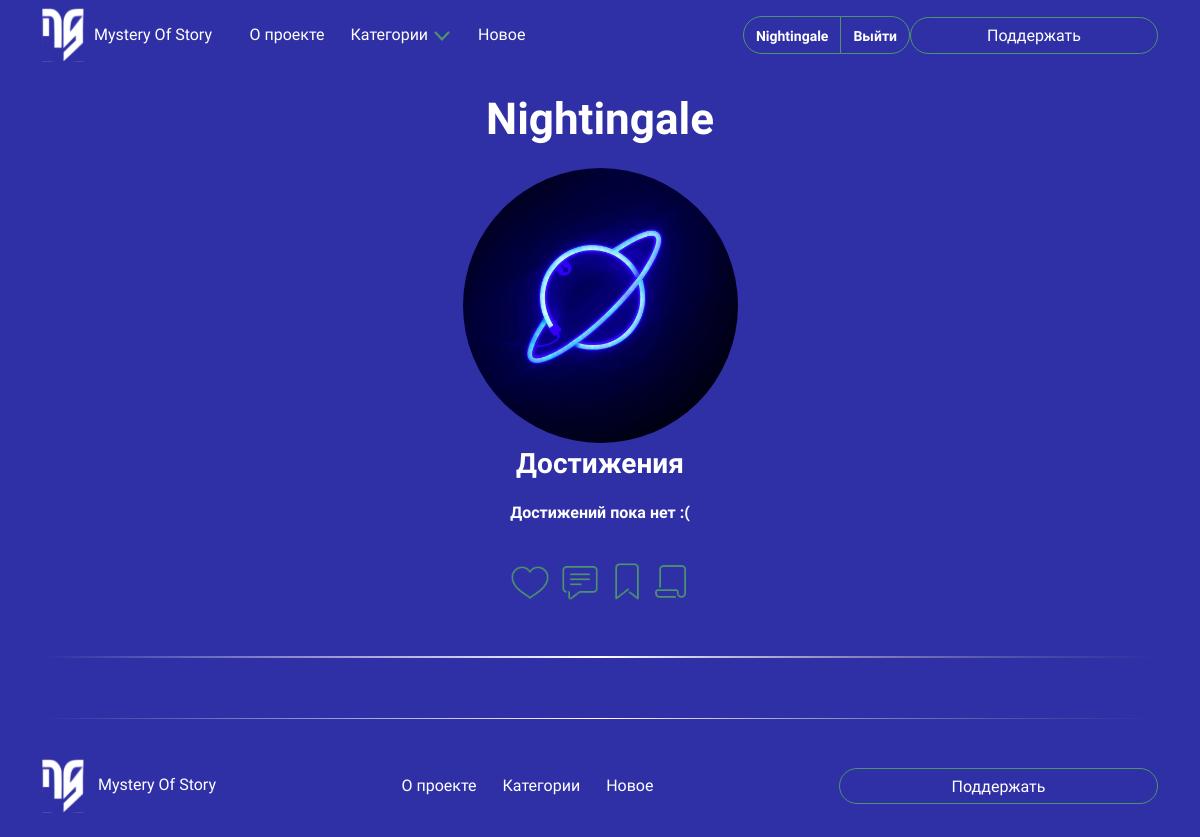
Before: /accounts/profile/Nightingale/ (signed in) with the older database file.
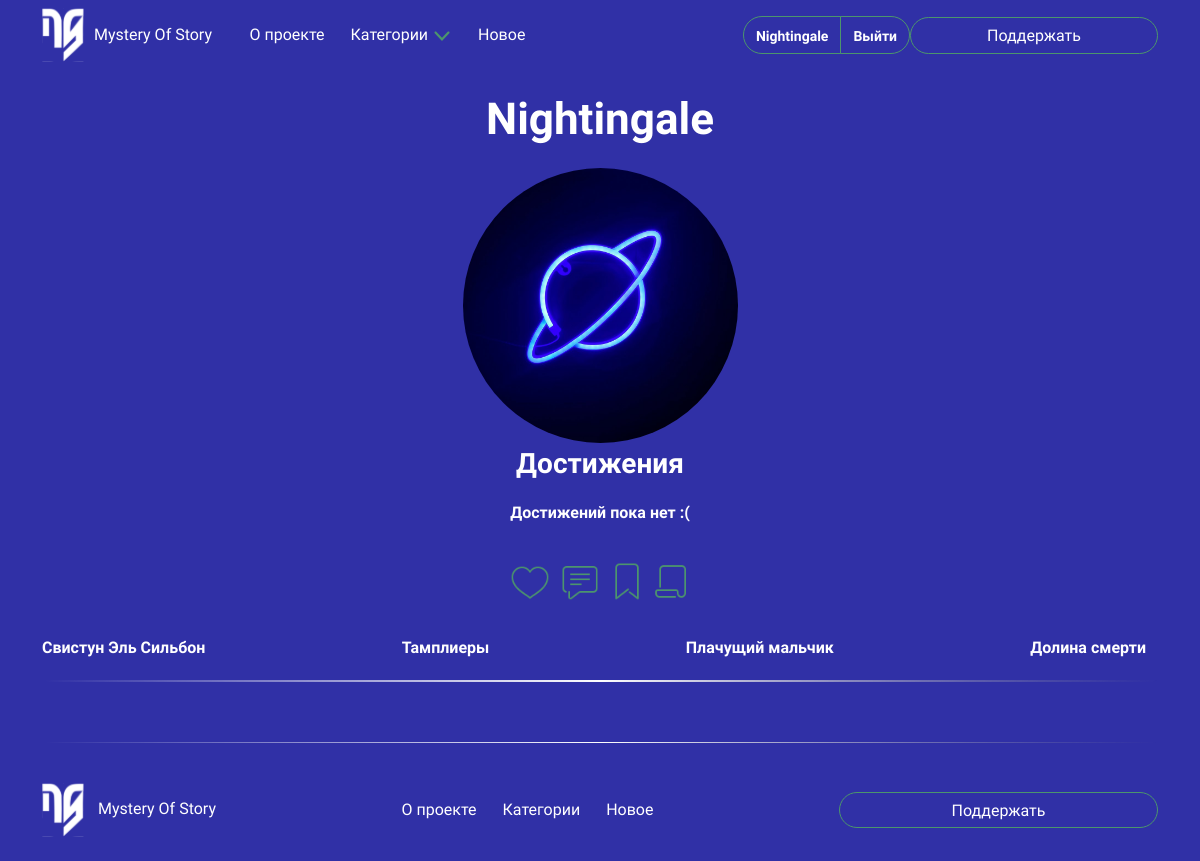
After: the same page with the newer database file.
### articles/models.py (models this page shows, shortened)
class Articles(models.Model):
    articles_title = models.CharField(
        max_length=30,
        verbose_name='Название статьи',
    )
    articles_title_img = models.ImageField(
        upload_to='image/articles_img/',
        verbose_name='Титульная картинка',
    )
    articles_description = models.CharField(
        max_length=50,
        default='Описание статьи для титульной страницы!',
        verbose_name='Описание статьи',
    )
    articles_text_1 = HTMLField(
        default=(
            f'Текст статьи. 1 отступ. 100-130 слов. Шрифт: заголовки - 18, подзаголовки - 14, текст - 12, белый цвет.'
        ),
        verbose_name='Текст статьи 1 (left)',
        blank=True,
    )
    article_img_1 = models.ImageField(
        upload_to='image/articles_description_img/',
        verbose_name='Картинка 1',
        blank=True,
        null=True,
    )
    articles_text_2 = HTMLField(
        default=(
            f'Текст статьи. 1 отступ. Строка. Шрифт: заголовки - 18, подзаголовки - 14, текст - 12, белый цвет.'
        ),
        verbose_name='Текст статьи 2 (string)',
        blank=True,
    )
    articles_text_3 = HTMLField(
        default=(
            f'Текст статьи. 1 отступ. 100-130 слов. Шрифт: заголовки - 18, подзаголовки - 14, текст - 12, белый цвет.'
        ),
        verbose_name='Текст статьи 3 (right)',
        blank=True,
    )
    article_img_2 = models.ImageField(
        upload_to='image/articles_description_img/',
        verbose_name='Картинка 2',
        blank=True,
        null=True,
    )
    articles_text_4 = HTMLField(
        default=(
            f'Текст статьи. 1 отступ. Строка. Шрифт: заголовки - 18, подзаголовки - 14, текст - 12, белый цвет.'
        ),
        verbose_name='Текст статьи 4 (string)',
        blank=True,
    )
    articles_text_5 = HTMLField(
        default=(
            f'Текст статьи. 1 отступ. 100-130 слов. Шрифт: заголовки - 18, подзаголовки - 14, текст - 12, белый цвет.'
        ),
        verbose_name='Текст статьи 5 (left)',
        blank=True,
    )
    category = models.ForeignKey(
        ArticlesCategories,
        on_delete=models.CASCADE,
        null=True,
        verbose_name='Категория'
    )
    author = models.ForeignKey(
        User,
        on_delete=models.CASCADE,
        null=True,
        verbose_name='Автор'
    )
    created_at = models.DateTimeField(
        auto_now_add=True,
        verbose_name='Дата создания',
    )
    is_published = models.BooleanField(
        default=False,
        verbose_name='Опубликовать'
    )
    class Meta:
        ordering = ['-created_at']
        verbose_name = 'Статья'
        verbose_name_plural = 'Статьи'

### accounts/views.py (the view)
# urls.py: path('profile/<str:username>/', views.profile, name='profile'),
@login_required
def profile(request, username):
    categories = categories = ArticlesCategories.objects.all()
    user = get_object_or_404(User, username=username)
    articles = list(Articles.objects.all())
    random_articles = random.sample(articles, min(4, len(articles)))
    return render(request, 'accounts/profile.html', {'user': user, 'categories': categories, 'random_articles': random_articles})

### templates/accounts/profile.html (shortened to what this page needs)
{% extends 'base.html' %}
{% load static %}
{% load custom_filters %}
{% block content %}
<div class="row profile justify-content-center">
    <div class="profile-username">
        <p class="profile-username-text">{{ user.username }}</p>
    </div>
    <div class="profile-info">
        <div class="profile-img-container">
            <img class="profile-img" src="/static/img/prof-planet.jpg">
        </div>
    </div>
    <div class="achievements">
        <p class="profile-achievements">Достижения</p>
    </div>
    <div class="achievements-img list-group-horizontal">
        <div class="all-achievements-img">
            {% if achievement.is_achieved %}
                <img src="{{ achievement.image.url }}" alt="Achievement" class="achieves-img">
            {% else %}
                <p class="achieves-text">Достижений пока нет :(</p>
            {% endif %}
        </div>
    </div>
    <div class="row dif-info">
        <div class="dif-links">
            <div class="list-group list-group-horizontal" id="list-tab" role="tablist">
                <a class="like" href="...">
                    <div class="like-container">
                        <img src="/static/img/heart.png" class="like-image">
                    </div>
                </a>
                <a class="like" href="...">
                    <div class="support-container">
                        <img src="/static/img/comments.png" class="support-image">
                    </div>
                </a>
                <a class="like" href="...">
                    <div class="bookmarks-container">
                        <img src="/static/img/bookmarks.png" class="bookmarks-image">
                    </div>
                </a>
                <a class="like" href="...">
                    <div class="notes-container">
                        <img src="/static/img/paper.png" class="notes-image">
                    </div>
                </a>
            </div>
        </div>
    </div>
    <div class="row random-articles">
        <div class="list-group list-group-horizontal d-flex justify-content-between">
            {% for article in random_articles %}
                <div class="item">
                    <a class="item" href="{% url 'articles:article_detail' article.id %}">{{ article.articles_title }}</a>
                </div>
            {% endfor %}
        </div>
    </div>
    <img src="{% static 'img/line49.png' %}" class="main-page-img-line" style="margin-top: 20px; margin-bottom: 60px;">
    <img src="{% static 'img/line49.png' %}" class="main-page-img-line">
</div>
{% endblock %}

### templates/base.html (shortened to what this page needs)
{% load static %}
<!DOCTYPE html>
<html lang="ru">
    <head>
        <link href="https://cdn.jsdelivr.net/npm/bootstrap@5.3.3/dist/css/bootstrap.min.css"
        rel="stylesheet">
    </head>
    <body style="background-color: #3030A6">
        {% include "includes/header.html" %}
        <main>
            <div class="container py-3">
                {% block content %}{% endblock %}
            </div>
        </main>
        {% include "includes/footer.html" %}
    </body>
</html>

### templates/includes/header.html (shortened to what this page needs)
{% load static %}
{% load socialaccount %}
<header class="header" id="header">
    <nav class="navbar navbar-expand nav-ex-header">
        <div class="container header-container">
            <a class="navbar-brand-header" href="{% url 'homepage:index' %}">
                <img src="/static/img/logo.svg" alt="Mystery Of Story" class="header-logo">
                <span class="title-logo-header">Mystery Of Story</span>
            </a>
            <div class="collapse navbar-collapse" id="navbarNav">
                <ul class="head-nav navbar-nav mx-auto">
                    <li class="header-nav-item">
                        <a class="nav-link" href="{% url 'homepage:index' %}#about-project">
                            О проекте
                        </a>
                    </li>
                    <li class="header-nav-item">
                        <a class="nav-link {% if view_name == 'articles:all_categories' %}active{% endif %}" href="{% url 'articles:all_categories' 1 %}">
                            Категории
                            <img src="/static/img/vector.svg" class="header-category-vector">
                        </a>
                    </li>
                    <li class="header-nav-item">
                        <a class="nav-link {% if view_name == 'articles:new_articles' %}active{% endif %}" href="{% url 'articles:new_articles' %}">
                            Новое
                        </a>
                    </li>
                </ul>
            </div>
            {% if request.user.is_authenticated %}
                <div class="btn-group" role="group" aria-label="Basic example">
                    <button type="button" class="btn login-btn">
                        <a class="btn-group-link" href="{% url 'accounts:profile' request.user.username %}">{{ request.user.username }}</a>
                    </button>
                    <button type="button" class="btn login-btn">
                        <a class="btn-group-link" href="{% url 'account_logout' %}">Выйти</a>
                    </button>
                </div>
            {% endif %}
            <div class="header-donation">
                <a href="https://boosty.to/by_alexandrow/donate" target="_blank">
                    <button type="button" class="btn header-donation">Поддержать</button>
                </a>
            </div>
        </div>
    </nav>
</header>

### templates/includes/footer.html (shortened to what this page needs)
{% load static %}
<footer class="footer py-3" id="footer">
    <nav class="navbar navbar-expand nav-ex-footer">
        <div class="container footer-container">
            <a class="navbar-brand-footer" href="{% url 'homepage:index' %}">
                <img src="/static/img/logo.svg" alt="Mystery Of Story" class="logo">
                <span class="title-logo-footer">Mystery Of Story</span>
            </a>
            <div class="collapse navbar-collapse" id="navbarNav">
                <ul class="foot-nav navbar-nav mx-auto">
                    <li class="footer-nav-item">
                        <a class="nav-link" href="{% url 'homepage:index' %}#about-project">
                            О проекте
                        </a>
                    </li>
                    <li class="footer-nav-item">
                        <a class="nav-link {% if view_name == 'articles:all_categories' %}active{% endif %}" href="{% url 'articles:all_categories' 1 %}">
                            Категории
                        </a>
                    </li>
                    <li class="footer-nav-item">
                        <a class="nav-link {% if view_name == 'articles:new_articles' %}active{% endif %}" href="{% url 'articles:new_articles' %}">
                            Новое
                        </a>
                    </li>
                </ul>
            </div>
            <div class="footer-donation">
                <a href="https://boosty.to/by_alexandrow/donate" target="_blank">
                    <button type="button" class="btn footer-donation">Поддержать</button>
                </a>
            </div>
        </div>
    </nav>
</footer>

### templates/includes/header.html (style rules this page uses)
header { background-color: #3030A6; position: sticky; top: 0; padding: 0px 5px; z-index: 1000; }
.head-nav { padding-right: 180px; }
.nav-link { color: white; font-family: "Unbounded"; font-weight: 500; font-style: normal; margin-left: 5px; margin-right: 5px; }
.header-category-vector { width: 20px; height: 10px; }
.header-container { display: flex; align-items: center; justify-content: center; }
.navbar-brand-header span { white-space: nowrap; }
.navbar-brand-header { font-family: "Bruno Ace", sans-serif; font-weight: 400; font-style: normal; color: white; text-decoration: none; display: flex; align-items: center; }
.header-logo { margin-right: 10px; }
.header-donation { color: white; font-family: "Unbounded"; font-weight: 500; font-style: normal; background-color: rgba(0, 0, 0, 0); border-radius: 22px; border-color: #4C956C; width: 248px; height: 37px; }
.login-btn { background-color: #3030A6; border-color: #4C956C; border-radius: 30px; color: white; }
.btn-group-link { font-family: "Comfortaa"; font-weight: 600; font-style: SemiBold; font-size: 14px; color: white; text-decoration: none; }

### templates/accounts/profile.html (style rules this page uses)
.profile-username-text { text-align: center; color: white; font-family: "Unbounded"; font-weight: 700; font-style: bold; font-size: 44px; }
.profile-achievements { text-align: center; color: white; font-family: "Unbounded"; font-weight: 700; font-style: bold; font-size: 28px; }
.profile-img-container { display: flex; justify-content: center; align-items: center; }
.achievements-img { display: flex; justify-content: center; align-items: center; }
.all-achievements-img { display: flex; gap: 10px; }
.profile-img { object-fit: cover; width: 275px; height: 275px; border-radius: 50%; }
.achieves-text { color: #fff; font-family: "Comfortaa"; font-weight: 600; font-style: semibold; font-size: 16px; }
.dif-info { margin-top: 20px; }
.list-group-horizontal { justify-content: center; }
.like { margin-left: 2px; margin-right: 2px; }
.random-articles { margin-top: 35px; }
.item { color: white; font-family: "Comfortaa"; font-weight: 600; font-style: semibold; font-size: 16px; text-decoration: none; }
.like-container { position: relative; display: inline-block; }
.like-image { width: 40px; height: 40px; margin-left: 3px; margin-right: 3px; }
.notes-container { position: relative; display: inline-block; }
.notes-image { width: 40px; height: 40px; margin-right: 2px; }
.support-container { position: relative; display: inline-block; }
.support-image { width: 40px; height: 40px; margin-left: 3px; margin-right: 3px; }
.bookmarks-container { position: relative; display: inline-block; }
.bookmarks-image { width: 40px; height: 40px; }

### templates/includes/footer.html (style rules this page uses)
footer { background-color: #3030A6; text-align: center; }
.navbar-brand-footer { font-family: "Bruno Ace", sans-serif; font-weight: 400; font-style: normal; color: white; text-decoration: none; }
.nav-link { color: white; margin-left: 5px; margin-right: 5px; }
.logo { margin-right: 10px; }
.footer-donation { color: white; font-family: "Unbounded"; font-weight: 500; font-style: normal; background-color: rgba(0, 0, 0, 0); border-radius: 22px; border-color: #4C956C; width: 319px; height: 36px; }

Changed rows visible on the page:
added Articles: articles_title "Свистун Эль Сильбон"
added Articles: articles_title "Тамплиеры"
added Articles: articles_title "Плачущий мальчик"
added Articles: articles_title "Долина смерти"
